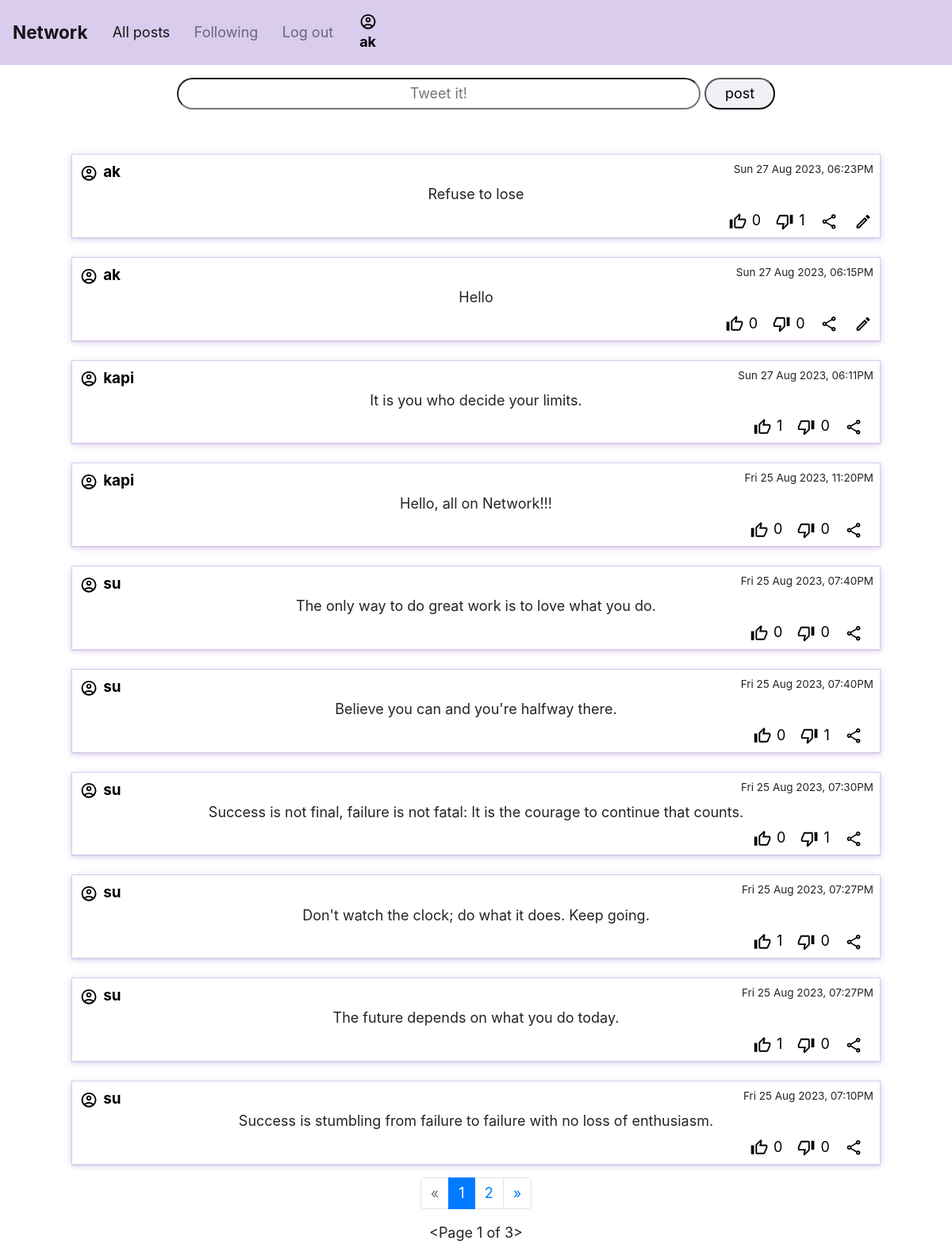
Screenshot of / (signed in) with the database file from the repository.
### network/models.py (models this page shows, shortened)
class User(AbstractUser):
    pass

class Posts(models.Model):
    message = models.TextField(max_length=1000)
    poster = models.ForeignKey(User, on_delete=models.CASCADE)
    timestamp = models.CharField(default=datetime.datetime.now().strftime('%a %d %b %Y, %I:%M%p'), max_length=50)
    likesCountForDOM = models.IntegerField(default=0)
    dislikesCountForDOM = models.IntegerField(default=0)
    ShouldLikeButtonDisabledDOM = models.BooleanField(default=False)
    ShouldDisLikeButtonDisabledDOM = models.BooleanField(default=False)
    def getLikeCount(self):
        return self.likesCount.all()

### network/views.py (the view)
# urls.py: path("", views.index, name="index"),
def index(request, pageNum=1):
    allPosts = Posts.objects.all().order_by('-id')
    posts= None
    if allPosts.count() > 0:
        p = Paginator(allPosts, 10)
        if pageNum <= p.num_pages:
            posts = p.page(pageNum)
            for post in posts:
                likesDislikes = post.getLikeCount()
                likes = likesDislikes.filter(likes=True, dislikes=False).count()
                dislikes = likesDislikes.count() - likes
                post.likesCountForDOM = likes
                post.dislikesCountForDOM = dislikes
                if request.user.id:
                    postWhereUserActioned = likesDislikes.filter(user=request.user)
                    if postWhereUserActioned:
                        if postWhereUserActioned.first().likes:
                            post.ShouldDisLikeButtonDisabledDOM = False
                            post.ShouldLikeButtonDisabledDOM = True
                        else:
                            post.ShouldDisLikeButtonDisabledDOM = True
                            post.ShouldLikeButtonDisabledDOM = False
                    else:
                        post.ShouldDisLikeButtonDisabledDOM = False
                        post.ShouldLikeButtonDisabledDOM = False
                else:
                    post.ShouldDisLikeButtonDisabledDOM = True
                    post.ShouldLikeButtonDisabledDOM = True
            return render(request, "network/index.html", {
                "viewer": request.user if request.user.id else None,
                "form": postForm if request.user.id else None,
                "posts": posts,
                "currentPage": pageNum,
                "havePreviousPage": posts.has_previous(),
                "haveNextPage": posts.has_next()
            })
    return render(request, "network/index.html", {
        "viewer": request.user,
        "form": postForm,
        "posts": posts,
    })

### network/templates/network/index.html (shortened to what this page needs)
{% extends "network/layout.html" %}
{% block body %}
{%if form %}
    <div style="padding: 2vh 0;">
        <form id="newPostForm">
            <input type="text" name="messageOfUser" placeholder="Tweet it!">
            <input type="submit" value="post"></input>
        </form>
    </div>
{% else %}
<div class="alert alert-warning" role="alert" style="text-align: center;">
    Can only view posts for now, as you are not logged in
</div>
{% endif %}
{% include "network/posts.html" %}
{% include "network/pageNav.html" %}
{% endblock %}

### network/templates/network/layout.html (shortened to what this page needs)
{% load static %}
<!DOCTYPE html>
<html lang="en">
    <head>
        <link rel="stylesheet" href="https://stackpath.bootstrapcdn.com/bootstrap/4.4.1/css/bootstrap.min.css">
        <link href="{% static 'network/styles.css' %}" rel="stylesheet">
    </head>
    <body>
        <nav style="background-color: #d9ccec;" class="navbar navbar-expand-lg navbar-light">
            <a class="navbar-brand" href="{% url 'index' pageNum=1 %}" style="font-size: 1.25em; font-weight: bold;">Network</a>
                <div class="collapse navbar-collapse" id="navbarNavDropdown">
                    <ul class="navbar-nav" style="align-items: center;">
                    <li class="nav-item active">
                        <a class="nav-link" href="{% url 'index' pageNum=1 %}">All posts<span class="sr-only">All Posts</span></a>
                    </li>
                    {% if user.is_authenticated %}
                    <li class="nav-item">
                        <a class="nav-link" href="{% url 'following' %}">Following</a>
                    </li>
                    <li class="nav-item">
                        <a class="nav-link" href="{% url 'logout' %}">Log out</a>
                    </li>
                        {% endif %}
                        {% if user.is_authenticated %}
                            <a class="nav-link" href="{% url 'profile' userId=user.id %}" id="navbarProfileLink">
                        {% endif %}
                            {% if user.is_authenticated %}
                                <p style="color: black; padding: 0; margin-bottom: 0; text-align: center;"><strong>{{ user.username }}</strong></p>
                            {% else %}
                                <p style="margin-bottom: 0;">Not signed in</p>
                            {% endif %}
                        {% if user.is_authenticated %}
                            </a>
                        {% endif %}
                    </ul>
                </div>
        </nav>
        <div class="body">
            {% block body %}
            {% endblock %}
        </div>
    </body>
</html>

### network/templates/network/posts.html (shortened to what this page needs)
<div id="postsHolder">
    {% if posts %}
        {% for post in posts%}
                <section class="post" id="post{{post.id}}">
                    <section class="postHeader">
                        <a class="inlineChild" href="{%if viewer%} {% url 'profile' userId=post.poster.id %} {% else %}#{% endif %}">
                            <p class="postPoster">{{post.poster.username}}</p>
                        </a>
                        <p class="postTimeStamp">{{post.timestamp}}</p>
                    </section>
                    <section class="postContent">
                        <p class="postMessage">{{post.message}}</p>
                    </section>
                    <section id="postAction" class="inlineChild" style="float: right;">
                        <section class="inlineChild">
                            <button class="actionButton like" value="like/{{post.id}}" {% if post.ShouldLikeButtonDisabledDOM %}disabled{% endif %}>
                            </button>
                            <p class="likesCountForDOM">{{post.likesCountForDOM}}</p>
                        </section>
                        <section class="inlineChild" >
                            <button class="actionButton dislike" value="dislike/{{post.id}}" {% if post.ShouldDisLikeButtonDisabledDOM %}disabled{% endif %}>
                            </button>
                            <p class="dislikesCountForDOM">{{post.dislikesCountForDOM}}</p>
                        </section>
                        <section style="margin-right: 1vw;">
                            <button class="actionButton" value="share/unavailable">
                            </button>
                        </section>
                        {% if viewer == post.poster %}
                            <section>
                                <button class="actionButton edit" value="edit/{{post.id}}">
                                </button>
                            </section>
                        {% endif %}
                    </section>
                </section>
        {% endfor %}
    {% else %}
        <div class="alert alert-warning" role="alert" style="text-align: center;">
            No posts to show
        </div>
    {% endif %}
</div>

### network/static/network/styles.css (style rules this page uses)
* { margin: 0; padding: 0; box-sizing: border-box; }
body { font-size: 18px; }
svg { height: 1.25em; width: 1.45em; }
#postsHolder { width: 100%; display: flex; flex-flow: column; align-items: center; gap: 3vh 0; margin: 2vh 0; }
.post { width: 85%; border: 1px solid #d9ccec; padding: 1vh; min-height: 10vh; box-shadow: rgba(217, 204, 236, 255) 0px 0.0625em 0.0625em, rgba(217, 204, 236, 255) 0px 0.125em 0.5em, rgba(255, 255, 255, 0.1) 0px 0px 0px 1px inset; }
.post p { margin-bottom: 0.3em; }
.postHeader { display: flex; justify-content: space-between; }
form { width: 100%; text-align: center; }
input { border-radius: 25px; padding: 0.6vh 3vh; text-align: center; }
input[type="text"] { min-width: 55%; }
#newPostForm > input[type="submit"] { background-color:#f2f0f6; }
.postTimeStamp { font-size: 0.75em; }
.postPoster { font-size: 1.05em; font-weight: bold; }
.postMessage { text-align: center; padding: 0 5vw; }
.inlineChild > * { display: inline; color: black; }
.inlineChild > p { margin-right: 1vw; }
#postAction button { background-color: unset; border: unset; }
#navbarProfileLink > * { display: block; }
.navbar-nav > * { margin: 0 0.6vw; }

### rows the page displays
User: username "ak"
Posts: poster.username "ak", timestamp "Sun 27 Aug 2023, 06:23PM", message "Refuse to lose", likesCountForDOM "0", dislikesCountForDOM "1"
Posts: poster.username "ak", timestamp "Sun 27 Aug 2023, 06:15PM", message "Hello", likesCountForDOM "0", dislikesCountForDOM "0"
Posts: poster.username "kapi", timestamp "Sun 27 Aug 2023, 06:11PM", message "It is you who decide your limits.", likesCountForDOM "1", dislikesCountForDOM "0"
Posts: poster.username "kapi", timestamp "Fri 25 Aug 2023, 11:20PM", message "Hello, all on Network!!!", likesCountForDOM "0", dislikesCountForDOM "0"
Posts: poster.username "su", timestamp "Fri 25 Aug 2023, 07:40PM", message "The only way to do great work is to love what you do.", likesCountForDOM "0", dislikesCountForDOM "0"
Posts: poster.username "su", timestamp "Fri 25 Aug 2023, 07:40PM", message "Believe you can and you're halfway there.", likesCountForDOM "0", dislikesCountForDOM "1"
Posts: poster.username "su", timestamp "Fri 25 Aug 2023, 07:30PM", message "Success is not final, failure is not fatal: It is the courage to continue that counts.", likesCountForDOM "0", dislikesCountForDOM "1"
Posts: poster.username "su", timestamp "Fri 25 Aug 2023, 07:27PM", message "Don't watch the clock; do what it does. Keep going.", likesCountForDOM "1", dislikesCountForDOM "0"
Posts: poster.username "su", timestamp "Fri 25 Aug 2023, 07:27PM", message "The future depends on what you do today.", likesCountForDOM "1", dislikesCountForDOM "0"
Posts: poster.username "su", timestamp "Fri 25 Aug 2023, 07:10PM", message "Success is stumbling from failure to failure with no loss of enthusiasm.", likesCountForDOM "0", dislikesCountForDOM "0"

### other values shown
{{ currentPage }} "1"
{{ posts.next_page_number }} "2"
{{ posts }} "<Page 1 of 3>"
